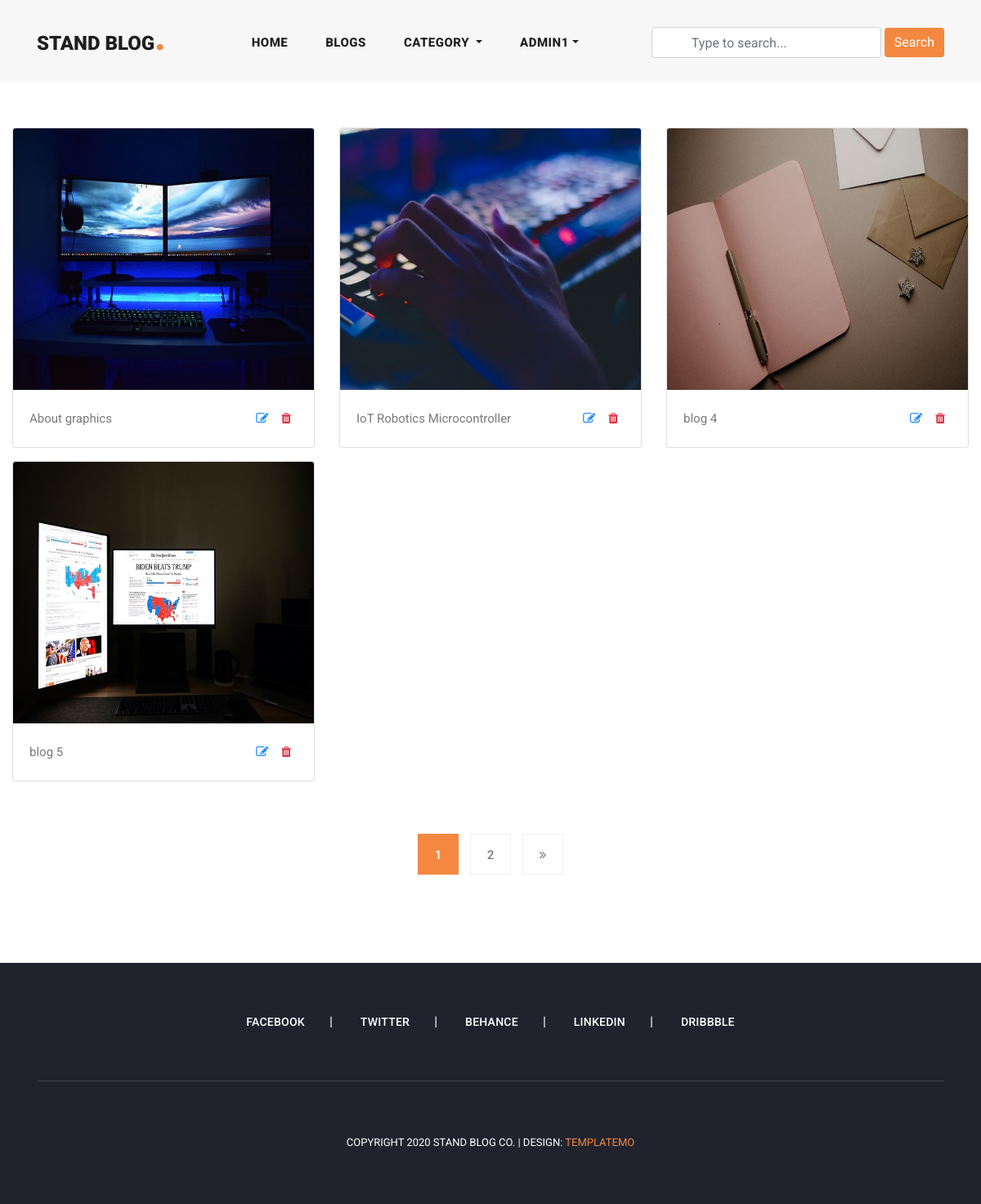
The app's page /my_blogs/ (signed in) with its own data.
### user_profile/models.py (models this page shows, shortened)
class User(AbstractUser):
    email = models.EmailField(max_length=150, unique=True, error_messages={'unique': "The email must be unique"})
    profile_image = models.ImageField(null = True, blank = True, upload_to = "profile_images")
    REQUIRED_FIELDS = ["email"]
    object = CustomUserManager()
    followers = models.ManyToManyField("Follow")  # returning string from Follow class to here

### blog/models.py (models this page shows, shortened)
class Blog(models.Model):
    user = models.ForeignKey(User, related_name= 'user_blogs', on_delete=models.CASCADE)
    category = models.ForeignKey(Category, related_name= 'category_blogs', on_delete=models.CASCADE)
    tag = models.ManyToManyField(Tag, related_name= 'tag_blogs', blank=True)
    created_date = models.DateTimeField(auto_now_add=True)
    title = models.CharField(max_length=150)
    description = RichTextField()
    slug = models.SlugField(max_length=100, blank=True, null=True)
    banner = models.ImageField(upload_to="blog_banners")
    likes = models.ManyToManyField(User, related_name= 'user_likes', blank=True)

### blog/views.py (the view, shortened to what this page needs)
# urls.py: path('my_blogs/', my_blogs, name='my_blogs'),
@login_required(login_url='login')
def my_blogs(request):
    queryset = request.user.user_blogs.all()
    delete = request.GET.get('delete', None)
    page = request.GET.get('page', 1)
    paginator = Paginator(queryset, 4)
    try:
        blogs = paginator.page(page)
    except EmptyPage:
        blogs = paginator.page(1)
    except PageNotAnInteger:
        blogs = paginator.page(1)
        return redirect('blogs')
    context = {
        "blogs": blogs,
        "paginator": paginator
    }
    return render(request, 'my_blogs.html', context)

### blog/context_processors.py (called while the page is built)
def get_all_categories(request):
    categories = Category.objects.all()
    context = {
       "categories": categories
    }
    return context

### user_profile/context_processors.py (called while the page is built)
def user_notifications(request):
    context = {}
    if request.user.is_authenticated:
        nf = Notification.objects.filter(
            user = request.user
        ).order_by('-created_date')
        unseen = nf.exclude(is_seen=True)
        context['notifications'] = nf
        context['unseen'] = unseen.count()
    return context

### template/my_blogs.html (shortened to what this page needs)
{% extends 'base.html' %}
{% load static %}
{% block content %}
<section class="my-blogs">
    <div class="container-fluid">
        <div class="row py-5">
            {% for blog in blogs %}
            <div class="col-md-4 my-2">
                <div class="card">
                    <img class="card-img-top img-fluid" style="width: 100%; height: 320px;" src="{{blog.banner.url}}" alt="Card image cap">
                    <div class="card-body">
                      <p class="card-text d-flex flex-row">
                        {{blog.title|truncatechars:30}}
                        <a class="px-2 ml-auto" href="{% url 'update_blog' blog.slug %}">
                          <i class="fa fa-edit"></i>
                        </a>
                        <a class="px-2" href="?delete={{blog.pk}}">
                          <i class="fa fa-trash text-danger"></i>
                        </a>
                      </p>
                    </div>
                  </div>
            </div>
            {% endfor %}
        </div>
        <div class="row py-2 justify-content-center">
          <div class="col-md-8">
            {% include 'pagination.html' %}
          </div>
        </div>
    </div>
</section>
{% endblock content %}

### template/header.html (shortened to what this page needs)
<header class="">
  <nav class="navbar navbar-expand-lg">
    <div class="container">
      <a class="navbar-brand" href="{% url 'home' %}">
        <h2>Stand Blog<em>.</em></h2>
      </a>
      <div class="collapse navbar-collapse" id="navbarResponsive">
        <ul class="navbar-nav ml-auto">
          <li class="nav-item{% if request.path == '/' %} active{% endif %}">
            <a class="nav-link" href="{% url 'home' %}">Home</a>
          </li>
          <li class="nav-item{% if request.path == '/blogs/' %} active{% endif %}">
            <a class="nav-link" href="{% url 'blogs' %}">Blogs</a>
          </li>
          <li class="nav-item dropdown{% if request.path == '/category_blogs/<str:slug>/' %} active{% endif %}">
            <a class="nav-link dropdown-toggle" href="#" id="navbarDropdown" role="button" data-toggle="dropdown"
              aria-haspopup="true" aria-expanded="false">
              Category
            </a>
          </li>
          {% if request.user.is_authenticated %}
          <li class="nav-item dropdown {% if request.path == '/profile/' %} active{% endif %}">
            <a class="nav-link dropdown-toggle" href="#" id="navbarDropdown" role="button" data-toggle="dropdown"
              aria-haspopup="true" aria-expanded="false">{{request.user.username}}</a>
          </li>
          {% else %}
          <li class="nav-item{% if request.path == '/login/' %} active{% endif %}">
            <a class="nav-link" href="{% url 'login' %}">Login</a>
          </li>
          {% endif %}
        </ul>
        <form class="form-inline d-flex flex-nowrap my-2 ml-auto search-form" action="{% url 'search_blogs' %}" method="GET">
          <input class="form-control px-5" name="search" type="text" placeholder="Type to search..." required>
          <button class="btn btn-primary ml-1">Search</button>
        </form>
      </div>
    </div>
  </nav>
</header>

### assets/css/templatemo-stand-blog.css (style rules this page uses)
body { font-family: 'Roboto', sans-serif; overflow-x: hidden; text-rendering: optimizeLegibility; -webkit-font-smoothing: antialiased; -moz-osx-font-smoothing: grayscale; }
p { margin-bottom: 0px; font-size: 15px; font-weight: 400; color: #7a7a7a; line-height: 30px; }
a { text-decoration: none!important; }
ul { padding: 0; margin: 0; list-style: none; }
h1,h2,h3,h4,h5,h6 { margin: 0px; }
header { z-index: 99999; width: 100%; height: 100px; background-color: #f7f7f7; -webkit-transition: all 0.3s ease-in-out 0s; -moz-transition: all 0.3s ease-in-out 0s; -o-transition: all 0.3s ease-in-out 0s; transition: all 0.3s ease-in-out 0s; }
header .navbar { padding: 25px 0px; }
.navbar .navbar-brand { float: left; margin-top: -12px; outline: none; }
.navbar .navbar-brand h2 { color: #1e1e1e; text-transform: uppercase; font-size: 24px; font-weight: 900; -webkit-transition: all .3s ease 0s; -moz-transition: all .3s ease 0s; -o-transition: all .3s ease 0s; transition: all .3s ease 0s; }
.navbar .navbar-brand h2 em { font-size: 44px; font-style: normal; color: #f48840; }
#navbarResponsive { z-index: 999; }
.navbar-collapse { text-align: center; }
.navbar .navbar-nav .nav-item { margin: 0px 15px; }
.navbar .navbar-nav a.nav-link { text-transform: capitalize; font-size: 15px; font-weight: 800; text-transform: uppercase; letter-spacing: 0.5px; color: #1e1e1e; transition: all 0.3s; }

### assets/css/main.css (style rules this page uses)
.btn-primary { color: #fff; background-color: #f48840 !important; border: none !important; }
input, textarea { text-transform: none !important; }
.search-form { justify-content: center; }

### records on screen
User: user.username "ADMIN1"
Blog: banner (picture), title "About graphics"
Blog: banner (picture), title "IoT Robotics Microcontroller"
Blog: banner (picture), title "blog 4"
Blog: banner (picture), title "blog 5"

### other values on screen
{{ page }} "1"
{{ page }} "2"
